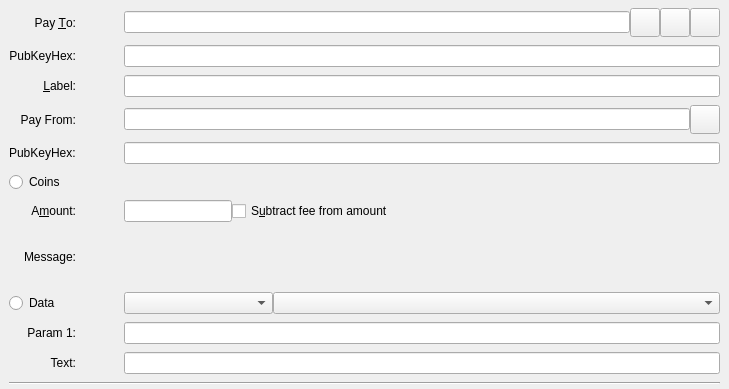
<?xml version="1.0" encoding="UTF-8"?>
<ui version="4.0">
 <class>SendCoinsEntry</class>
 <widget class="QStackedWidget" name="SendCoinsEntry">
  <property name="geometry">
   <rect>
    <x>0</x>
    <y>0</y>
    <width>729</width>
    <height>389</height>
   </rect>
  </property>
  <property name="focusPolicy">
   <enum>Qt::TabFocus</enum>
  </property>
  <property name="autoFillBackground">
   <bool>false</bool>
  </property>
  <property name="currentIndex">
   <number>0</number>
  </property>
  <widget class="QFrame" name="SendCoins">
   <property name="toolTip">
    <string>This is a normal payment.</string>
   </property>
   <property name="frameShape">
    <enum>QFrame::NoFrame</enum>
   </property>
   <layout class="QGridLayout" name="gridLayout">
    <property name="topMargin">
     <number>8</number>
    </property>
    <property name="bottomMargin">
     <number>4</number>
    </property>
    <property name="horizontalSpacing">
     <number>12</number>
    </property>
    <property name="verticalSpacing">
     <number>8</number>
    </property>
    <item row="10" column="0">
     <widget class="QLabel" name="dataBodyTexLabel">
      <property name="text">
       <string>Text:</string>
      </property>
      <property name="alignment">
       <set>Qt::AlignRight|Qt::AlignTrailing|Qt::AlignVCenter</set>
      </property>
     </widget>
    </item>
    <item row="0" column="0">
     <widget class="QLabel" name="payToLabel">
      <property name="text">
       <string>Pay &amp;To:</string>
      </property>
      <property name="alignment">
       <set>Qt::AlignRight|Qt::AlignTrailing|Qt::AlignVCenter</set>
      </property>
      <property name="buddy">
       <cstring>payTo</cstring>
      </property>
     </widget>
    </item>
    <item row="0" column="4">
     <layout class="QHBoxLayout" name="payToLayout">
      <property name="spacing">
       <number>0</number>
      </property>
      <item>
       <widget class="QValidatedLineEdit" name="payTo">
        <property name="toolTip">
         <string>The Bitcoin address to send the payment to</string>
        </property>
       </widget>
      </item>
      <item>
       <widget class="QToolButton" name="addressBookButton">
        <property name="toolTip">
         <string>Choose previously used address</string>
        </property>
        <property name="text">
         <string/>
        </property>
        <property name="icon">
         <iconset resource="../bitcoin.qrc">
          <normaloff>:/icons/address-book</normaloff>:/icons/address-book</iconset>
        </property>
        <property name="iconSize">
         <size>
          <width>22</width>
          <height>22</height>
         </size>
        </property>
        <property name="shortcut">
         <string>Alt+A</string>
        </property>
       </widget>
      </item>
      <item>
       <widget class="QToolButton" name="pasteButton">
        <property name="toolTip">
         <string>Paste address from clipboard</string>
        </property>
        <property name="text">
         <string/>
        </property>
        <property name="icon">
         <iconset resource="../bitcoin.qrc">
          <normaloff>:/icons/editpaste</normaloff>:/icons/editpaste</iconset>
        </property>
        <property name="iconSize">
         <size>
          <width>22</width>
          <height>22</height>
         </size>
        </property>
        <property name="shortcut">
         <string>Alt+P</string>
        </property>
       </widget>
      </item>
      <item>
       <widget class="QToolButton" name="deleteButton">
        <property name="toolTip">
         <string>Remove this entry</string>
        </property>
        <property name="text">
         <string/>
        </property>
        <property name="icon">
         <iconset resource="../bitcoin.qrc">
          <normaloff>:/icons/remove</normaloff>:/icons/remove</iconset>
        </property>
        <property name="iconSize">
         <size>
          <width>22</width>
          <height>22</height>
         </size>
        </property>
       </widget>
      </item>
     </layout>
    </item>
    <item row="2" column="0">
     <widget class="QLabel" name="labellLabel">
      <property name="text">
       <string>&amp;Label:</string>
      </property>
      <property name="alignment">
       <set>Qt::AlignRight|Qt::AlignTrailing|Qt::AlignVCenter</set>
      </property>
      <property name="buddy">
       <cstring>addAsLabel</cstring>
      </property>
     </widget>
    </item>
    <item row="2" column="4">
     <widget class="QLineEdit" name="addAsLabel">
      <property name="toolTip">
       <string>Enter a label for this address to add it to the list of used addresses</string>
      </property>
     </widget>
    </item>
    <item row="6" column="0">
     <widget class="QLabel" name="amountLabel">
      <property name="text">
       <string>A&amp;mount:</string>
      </property>
      <property name="alignment">
       <set>Qt::AlignRight|Qt::AlignTrailing|Qt::AlignVCenter</set>
      </property>
      <property name="buddy">
       <cstring>payAmount</cstring>
      </property>
     </widget>
    </item>
    <item row="6" column="4">
     <layout class="QHBoxLayout" name="horizontalLayoutAmount" stretch="0,1">
      <item>
       <widget class="BitcoinAmountField" name="payAmount"/>
      </item>
      <item>
       <widget class="QCheckBox" name="checkboxSubtractFeeFromAmount">
        <property name="toolTip">
         <string>The fee will be deducted from the amount being sent. The recipient will receive less bitcoins than you enter in the amount field. If multiple recipients are selected, the fee is split equally.</string>
        </property>
        <property name="text">
         <string>S&amp;ubtract fee from amount</string>
        </property>
       </widget>
      </item>
     </layout>
    </item>
    <item row="8" column="0">
     <widget class="QRadioButton" name="transactionTypeDataRadioButton">
      <property name="text">
       <string>Data</string>
      </property>
     </widget>
    </item>
    <item row="5" column="0">
     <widget class="QRadioButton" name="transactionTypeCoinsRadioButton">
      <property name="text">
       <string>Coins</string>
      </property>
     </widget>
    </item>
    <item row="7" column="0">
     <widget class="QLabel" name="messageLabel">
      <property name="text">
       <string>Message:</string>
      </property>
      <property name="alignment">
       <set>Qt::AlignRight|Qt::AlignTrailing|Qt::AlignVCenter</set>
      </property>
     </widget>
    </item>
    <item row="10" column="4">
     <widget class="QLineEdit" name="dataBodyTextLineEdit"/>
    </item>
    <item row="7" column="4">
     <widget class="QLabel" name="messageTextLabel">
      <property name="toolTip">
       <string>A message that was attached to the bitcoin: URI which will be stored with the transaction for your reference. Note: This message will not be sent over the Bitcoin network.</string>
      </property>
      <property name="textFormat">
       <enum>Qt::PlainText</enum>
      </property>
     </widget>
    </item>
    <item row="8" column="4">
     <layout class="QHBoxLayout" name="horizontalLayoutData" stretch="25,75">
      <item>
       <widget class="QComboBox" name="dataTypeComboBox"/>
      </item>
      <item>
       <widget class="QComboBox" name="encryptionTypeComboBox"/>
      </item>
     </layout>
    </item>
    <item row="9" column="4">
     <widget class="QLineEdit" name="encryptionParam1LineEdit"/>
    </item>
    <item row="11" column="0" colspan="5">
     <widget class="Line" name="line">
      <property name="orientation">
       <enum>Qt::Horizontal</enum>
      </property>
     </widget>
    </item>
    <item row="9" column="0">
     <widget class="QLabel" name="encryptionParam1Label">
      <property name="text">
       <string>Param 1:</string>
      </property>
      <property name="alignment">
       <set>Qt::AlignRight|Qt::AlignTrailing|Qt::AlignVCenter</set>
      </property>
     </widget>
    </item>
    <item row="3" column="0">
     <widget class="QLabel" name="payFromLabel">
      <property name="text">
       <string>Pay From:</string>
      </property>
      <property name="alignment">
       <set>Qt::AlignRight|Qt::AlignTrailing|Qt::AlignVCenter</set>
      </property>
     </widget>
    </item>
    <item row="3" column="4">
     <layout class="QHBoxLayout" name="horizontalLayout">
      <item>
       <widget class="QLineEdit" name="payFrom"/>
      </item>
      <item>
       <widget class="QToolButton" name="addressBookFromButton">
        <property name="text">
         <string/>
        </property>
        <property name="icon">
         <iconset resource="../bitcoin.qrc">
          <normaloff>:/icons/address-book</normaloff>:/icons/address-book</iconset>
        </property>
        <property name="iconSize">
         <size>
          <width>22</width>
          <height>22</height>
         </size>
        </property>
       </widget>
      </item>
     </layout>
    </item>
    <item row="1" column="0">
     <widget class="QLabel" name="payToPubKeyLabel">
      <property name="text">
       <string>PubKeyHex:</string>
      </property>
      <property name="alignment">
       <set>Qt::AlignRight|Qt::AlignTrailing|Qt::AlignVCenter</set>
      </property>
     </widget>
    </item>
    <item row="1" column="4">
     <widget class="QLineEdit" name="payToPubKeyHexLineEdit"/>
    </item>
    <item row="4" column="0">
     <widget class="QLabel" name="payFromPubKeyHexLabel">
      <property name="text">
       <string>PubKeyHex:</string>
      </property>
     </widget>
    </item>
    <item row="4" column="4">
     <widget class="QLineEdit" name="payFromPubKeyHex"/>
    </item>
   </layout>
  </widget>
  <widget class="QFrame" name="SendCoins_UnauthenticatedPaymentRequest">
   <property name="palette">
    <palette>
     <active>
      <colorrole role="WindowText">
       <brush brushstyle="SolidPattern">
        <color alpha="255">
         <red>0</red>
         <green>0</green>
         <blue>0</blue>
        </color>
       </brush>
      </colorrole>
      <colorrole role="Button">
       <brush brushstyle="SolidPattern">
        <color alpha="255">
         <red>255</red>
         <green>255</green>
         <blue>127</blue>
        </color>
       </brush>
      </colorrole>
      <colorrole role="Light">
       <brush brushstyle="SolidPattern">
        <color alpha="255">
         <red>255</red>
         <green>255</green>
         <blue>255</blue>
        </color>
       </brush>
      </colorrole>
      <colorrole role="Midlight">
       <brush brushstyle="SolidPattern">
        <color alpha="255">
         <red>255</red>
         <green>255</green>
         <blue>191</blue>
        </color>
       </brush>
      </colorrole>
      <colorrole role="Dark">
       <brush brushstyle="SolidPattern">
        <color alpha="255">
         <red>127</red>
         <green>127</green>
         <blue>63</blue>
        </color>
       </brush>
      </colorrole>
      <colorrole role="Mid">
       <brush brushstyle="SolidPattern">
        <color alpha="255">
         <red>170</red>
         <green>170</green>
         <blue>84</blue>
        </color>
       </brush>
      </colorrole>
      <colorrole role="Text">
       <brush brushstyle="SolidPattern">
        <color alpha="255">
         <red>0</red>
         <green>0</green>
         <blue>0</blue>
        </color>
       </brush>
      </colorrole>
      <colorrole role="BrightText">
       <brush brushstyle="SolidPattern">
        <color alpha="255">
         <red>255</red>
         <green>255</green>
         <blue>255</blue>
        </color>
       </brush>
      </colorrole>
      <colorrole role="ButtonText">
       <brush brushstyle="SolidPattern">
        <color alpha="255">
         <red>0</red>
         <green>0</green>
         <blue>0</blue>
        </color>
       </brush>
      </colorrole>
      <colorrole role="Base">
       <brush brushstyle="SolidPattern">
        <color alpha="255">
         <red>255</red>
         <green>255</green>
         <blue>255</blue>
        </color>
       </brush>
      </colorrole>
      <colorrole role="Window">
       <brush brushstyle="SolidPattern">
        <color alpha="255">
         <red>255</red>
         <green>255</green>
         <blue>127</blue>
        </color>
       </brush>
      </colorrole>
      <colorrole role="Shadow">
       <brush brushstyle="SolidPattern">
        <color alpha="255">
         <red>0</red>
         <green>0</green>
         <blue>0</blue>
        </color>
       </brush>
      </colorrole>
      <colorrole role="AlternateBase">
       <brush brushstyle="SolidPattern">
        <color alpha="255">
         <red>255</red>
         <green>255</green>
         <blue>191</blue>
        </color>
       </brush>
      </colorrole>
      <colorrole role="ToolTipBase">
       <brush brushstyle="SolidPattern">
        <color alpha="255">
         <red>255</red>
         <green>255</green>
         <blue>220</blue>
        </color>
       </brush>
      </colorrole>
      <colorrole role="ToolTipText">
       <brush brushstyle="SolidPattern">
        <color alpha="255">
         <red>0</red>
         <green>0</green>
         <blue>0</blue>
        </color>
       </brush>
      </colorrole>
     </active>
     <inactive>
      <colorrole role="WindowText">
       <brush brushstyle="SolidPattern">
        <color alpha="255">
         <red>0</red>
         <green>0</green>
         <blue>0</blue>
        </color>
       </brush>
      </colorrole>
      <colorrole role="Button">
       <brush brushstyle="SolidPattern">
        <color alpha="255">
         <red>255</red>
         <green>255</green>
         <blue>127</blue>
        </color>
       </brush>
      </colorrole>
      <colorrole role="Light">
       <brush brushstyle="SolidPattern">
        <color alpha="255">
         <red>255</red>
         <green>255</green>
         <blue>255</blue>
        </color>
       </brush>
      </colorrole>
      <colorrole role="Midlight">
       <brush brushstyle="SolidPattern">
        <color alpha="255">
         <red>255</red>
         <green>255</green>
         <blue>191</blue>
        </color>
       </brush>
      </colorrole>
      <colorrole role="Dark">
       <brush brushstyle="SolidPattern">
        <color alpha="255">
         <red>127</red>
         <green>127</green>
         <blue>63</blue>
        </color>
       </brush>
      </colorrole>
      <colorrole role="Mid">
       <brush brushstyle="SolidPattern">
        <color alpha="255">
         <red>170</red>
         <green>170</green>
         <blue>84</blue>
        </color>
       </brush>
      </colorrole>
      <colorrole role="Text">
       <brush brushstyle="SolidPattern">
        <color alpha="255">
         <red>0</red>
         <green>0</green>
         <blue>0</blue>
        </color>
       </brush>
      </colorrole>
      <colorrole role="BrightText">
       <brush brushstyle="SolidPattern">
        <color alpha="255">
         <red>255</red>
         <green>255</green>
         <blue>255</blue>
        </color>
       </brush>
      </colorrole>
      <colorrole role="ButtonText">
       <brush brushstyle="SolidPattern">
        <color alpha="255">
         <red>0</red>
         <green>0</green>
         <blue>0</blue>
        </color>
       </brush>
      </colorrole>
      <colorrole role="Base">
       <brush brushstyle="SolidPattern">
        <color alpha="255">
         <red>255</red>
         <green>255</green>
         <blue>255</blue>
        </color>
       </brush>
      </colorrole>
      <colorrole role="Window">
       <brush brushstyle="SolidPattern">
        <color alpha="255">
         <red>255</red>
         <green>255</green>
         <blue>127</blue>
        </color>
       </brush>
      </colorrole>
      <colorrole role="Shadow">
       <brush brushstyle="SolidPattern">
        <color alpha="255">
         <red>0</red>
         <green>0</green>
         <blue>0</blue>
        </color>
       </brush>
      </colorrole>
      <colorrole role="AlternateBase">
       <brush brushstyle="SolidPattern">
        <color alpha="255">
         <red>255</red>
         <green>255</green>
         <blue>191</blue>
        </color>
       </brush>
      </colorrole>
      <colorrole role="ToolTipBase">
       <brush brushstyle="SolidPattern">
        <color alpha="255">
         <red>255</red>
         <green>255</green>
         <blue>220</blue>
        </color>
       </brush>
      </colorrole>
      <colorrole role="ToolTipText">
       <brush brushstyle="SolidPattern">
        <color alpha="255">
         <red>0</red>
         <green>0</green>
         <blue>0</blue>
        </color>
       </brush>
      </colorrole>
     </inactive>
     <disabled>
      <colorrole role="WindowText">
       <brush brushstyle="SolidPattern">
        <color alpha="255">
         <red>127</red>
         <green>127</green>
         <blue>63</blue>
        </color>
       </brush>
      </colorrole>
      <colorrole role="Button">
       <brush brushstyle="SolidPattern">
        <color alpha="255">
         <red>255</red>
         <green>255</green>
         <blue>127</blue>
        </color>
       </brush>
      </colorrole>
      <colorrole role="Light">
       <brush brushstyle="SolidPattern">
        <color alpha="255">
         <red>255</red>
         <green>255</green>
         <blue>255</blue>
        </color>
       </brush>
      </colorrole>
      <colorrole role="Midlight">
       <brush brushstyle="SolidPattern">
        <color alpha="255">
         <red>255</red>
         <green>255</green>
         <blue>191</blue>
        </color>
       </brush>
      </colorrole>
      <colorrole role="Dark">
       <brush brushstyle="SolidPattern">
        <color alpha="255">
         <red>127</red>
         <green>127</green>
         <blue>63</blue>
        </color>
       </brush>
      </colorrole>
      <colorrole role="Mid">
       <brush brushstyle="SolidPattern">
        <color alpha="255">
         <red>170</red>
         <green>170</green>
         <blue>84</blue>
        </color>
       </brush>
      </colorrole>
      <colorrole role="Text">
       <brush brushstyle="SolidPattern">
        <color alpha="255">
         <red>127</red>
         <green>127</green>
         <blue>63</blue>
        </color>
       </brush>
      </colorrole>
      <colorrole role="BrightText">
       <brush brushstyle="SolidPattern">
        <color alpha="255">
         <red>255</red>
         <green>255</green>
         <blue>255</blue>
        </color>
       </brush>
      </colorrole>
      <colorrole role="ButtonText">
       <brush brushstyle="SolidPattern">
        <color alpha="255">
         <red>127</red>
         <green>127</green>
         <blue>63</blue>
        </color>
       </brush>
      </colorrole>
      <colorrole role="Base">
       <brush brushstyle="SolidPattern">
        <color alpha="255">
         <red>255</red>
         <green>255</green>
         <blue>127</blue>
        </color>
       </brush>
      </colorrole>
      <colorrole role="Window">
       <brush brushstyle="SolidPattern">
        <color alpha="255">
         <red>255</red>
         <green>255</green>
         <blue>127</blue>
        </color>
       </brush>
      </colorrole>
      <colorrole role="Shadow">
       <brush brushstyle="SolidPattern">
        <color alpha="255">
         <red>0</red>
         <green>0</green>
         <blue>0</blue>
        </color>
       </brush>
      </colorrole>
      <colorrole role="AlternateBase">
       <brush brushstyle="SolidPattern">
        <color alpha="255">
         <red>255</red>
         <green>255</green>
         <blue>127</blue>
        </color>
       </brush>
      </colorrole>
      <colorrole role="ToolTipBase">
       <brush brushstyle="SolidPattern">
        <color alpha="255">
         <red>255</red>
         <green>255</green>
         <blue>220</blue>
        </color>
       </brush>
      </colorrole>
      <colorrole role="ToolTipText">
       <brush brushstyle="SolidPattern">
        <color alpha="255">
         <red>0</red>
         <green>0</green>
         <blue>0</blue>
        </color>
       </brush>
      </colorrole>
     </disabled>
    </palette>
   </property>
   <property name="toolTip">
    <string>This is an unauthenticated payment request.</string>
   </property>
   <property name="autoFillBackground">
    <bool>true</bool>
   </property>
   <property name="frameShape">
    <enum>QFrame::NoFrame</enum>
   </property>
   <layout class="QGridLayout" name="gridLayout_is">
    <property name="spacing">
     <number>12</number>
    </property>
    <item row="0" column="0">
     <widget class="QLabel" name="payToLabel_is">
      <property name="text">
       <string>Pay To:</string>
      </property>
      <property name="alignment">
       <set>Qt::AlignRight|Qt::AlignTrailing|Qt::AlignVCenter</set>
      </property>
     </widget>
    </item>
    <item row="0" column="1">
     <layout class="QHBoxLayout" name="payToLayout_is">
      <property name="spacing">
       <number>0</number>
      </property>
      <item>
       <widget class="QLabel" name="payTo_is"/>
      </item>
      <item>
       <widget class="QToolButton" name="deleteButton_is">
        <property name="toolTip">
         <string>Remove this entry</string>
        </property>
        <property name="text">
         <string/>
        </property>
        <property name="icon">
         <iconset resource="../bitcoin.qrc">
          <normaloff>:/icons/remove</normaloff>:/icons/remove</iconset>
        </property>
       </widget>
      </item>
     </layout>
    </item>
    <item row="1" column="0">
     <widget class="QLabel" name="memoLabel_is">
      <property name="text">
       <string>Memo:</string>
      </property>
      <property name="alignment">
       <set>Qt::AlignRight|Qt::AlignTrailing|Qt::AlignVCenter</set>
      </property>
     </widget>
    </item>
    <item row="1" column="1">
     <widget class="QLabel" name="memoTextLabel_is">
      <property name="textFormat">
       <enum>Qt::PlainText</enum>
      </property>
     </widget>
    </item>
    <item row="2" column="0">
     <widget class="QLabel" name="amountLabel_is">
      <property name="text">
       <string>A&amp;mount:</string>
      </property>
      <property name="alignment">
       <set>Qt::AlignRight|Qt::AlignTrailing|Qt::AlignVCenter</set>
      </property>
      <property name="buddy">
       <cstring>payAmount_is</cstring>
      </property>
     </widget>
    </item>
    <item row="2" column="1">
     <widget class="BitcoinAmountField" name="payAmount_is">
      <property name="acceptDrops">
       <bool>false</bool>
      </property>
     </widget>
    </item>
   </layout>
  </widget>
  <widget class="QFrame" name="SendCoins_AuthenticatedPaymentRequest">
   <property name="palette">
    <palette>
     <active>
      <colorrole role="WindowText">
       <brush brushstyle="SolidPattern">
        <color alpha="255">
         <red>0</red>
         <green>0</green>
         <blue>0</blue>
        </color>
       </brush>
      </colorrole>
      <colorrole role="Button">
       <brush brushstyle="SolidPattern">
        <color alpha="255">
         <red>140</red>
         <green>232</green>
         <blue>119</blue>
        </color>
       </brush>
      </colorrole>
      <colorrole role="Light">
       <brush brushstyle="SolidPattern">
        <color alpha="255">
         <red>230</red>
         <green>255</green>
         <blue>224</blue>
        </color>
       </brush>
      </colorrole>
      <colorrole role="Midlight">
       <brush brushstyle="SolidPattern">
        <color alpha="255">
         <red>185</red>
         <green>243</green>
         <blue>171</blue>
        </color>
       </brush>
      </colorrole>
      <colorrole role="Dark">
       <brush brushstyle="SolidPattern">
        <color alpha="255">
         <red>70</red>
         <green>116</green>
         <blue>59</blue>
        </color>
       </brush>
      </colorrole>
      <colorrole role="Mid">
       <brush brushstyle="SolidPattern">
        <color alpha="255">
         <red>93</red>
         <green>155</green>
         <blue>79</blue>
        </color>
       </brush>
      </colorrole>
      <colorrole role="Text">
       <brush brushstyle="SolidPattern">
        <color alpha="255">
         <red>0</red>
         <green>0</green>
         <blue>0</blue>
        </color>
       </brush>
      </colorrole>
      <colorrole role="BrightText">
       <brush brushstyle="SolidPattern">
        <color alpha="255">
         <red>155</red>
         <green>255</green>
         <blue>147</blue>
        </color>
       </brush>
      </colorrole>
      <colorrole role="ButtonText">
       <brush brushstyle="SolidPattern">
        <color alpha="255">
         <red>0</red>
         <green>0</green>
         <blue>0</blue>
        </color>
       </brush>
      </colorrole>
      <colorrole role="Base">
       <brush brushstyle="SolidPattern">
        <color alpha="255">
         <red>119</red>
         <green>255</green>
         <blue>233</blue>
        </color>
       </brush>
      </colorrole>
      <colorrole role="Window">
       <brush brushstyle="SolidPattern">
        <color alpha="255">
         <red>140</red>
         <green>232</green>
         <blue>119</blue>
        </color>
       </brush>
      </colorrole>
      <colorrole role="Shadow">
       <brush brushstyle="SolidPattern">
        <color alpha="255">
         <red>0</red>
         <green>0</green>
         <blue>0</blue>
        </color>
       </brush>
      </colorrole>
      <colorrole role="AlternateBase">
       <brush brushstyle="SolidPattern">
        <color alpha="255">
         <red>197</red>
         <green>243</green>
         <blue>187</blue>
        </color>
       </brush>
      </colorrole>
      <colorrole role="NoRole">
       <brush brushstyle="SolidPattern">
        <color alpha="255">
         <red>125</red>
         <green>194</green>
         <blue>122</blue>
        </color>
       </brush>
      </colorrole>
      <colorrole role="ToolTipBase">
       <brush brushstyle="SolidPattern">
        <color alpha="255">
         <red>255</red>
         <green>255</green>
         <blue>220</blue>
        </color>
       </brush>
      </colorrole>
      <colorrole role="ToolTipText">
       <brush brushstyle="SolidPattern">
        <color alpha="255">
         <red>0</red>
         <green>0</green>
         <blue>0</blue>
        </color>
       </brush>
      </colorrole>
     </active>
     <inactive>
      <colorrole role="WindowText">
       <brush brushstyle="SolidPattern">
        <color alpha="255">
         <red>0</red>
         <green>0</green>
         <blue>0</blue>
        </color>
       </brush>
      </colorrole>
      <colorrole role="Button">
       <brush brushstyle="SolidPattern">
        <color alpha="255">
         <red>140</red>
         <green>232</green>
         <blue>119</blue>
        </color>
       </brush>
      </colorrole>
      <colorrole role="Light">
       <brush brushstyle="SolidPattern">
        <color alpha="255">
         <red>230</red>
         <green>255</green>
         <blue>224</blue>
        </color>
       </brush>
      </colorrole>
      <colorrole role="Midlight">
       <brush brushstyle="SolidPattern">
        <color alpha="255">
         <red>185</red>
         <green>243</green>
         <blue>171</blue>
        </color>
       </brush>
      </colorrole>
      <colorrole role="Dark">
       <brush brushstyle="SolidPattern">
        <color alpha="255">
         <red>70</red>
         <green>116</green>
         <blue>59</blue>
        </color>
       </brush>
      </colorrole>
      <colorrole role="Mid">
       <brush brushstyle="SolidPattern">
        <color alpha="255">
         <red>93</red>
         <green>155</green>
         <blue>79</blue>
        </color>
       </brush>
      </colorrole>
      <colorrole role="Text">
       <brush brushstyle="SolidPattern">
        <color alpha="255">
         <red>0</red>
         <green>0</green>
         <blue>0</blue>
        </color>
       </brush>
      </colorrole>
      <colorrole role="BrightText">
       <brush brushstyle="SolidPattern">
        <color alpha="255">
         <red>155</red>
         <green>255</green>
         <blue>147</blue>
        </color>
       </brush>
      </colorrole>
      <colorrole role="ButtonText">
       <brush brushstyle="SolidPattern">
        <color alpha="255">
         <red>0</red>
         <green>0</green>
         <blue>0</blue>
        </color>
       </brush>
      </colorrole>
      <colorrole role="Base">
       <brush brushstyle="SolidPattern">
        <color alpha="255">
         <red>119</red>
         <green>255</green>
         <blue>233</blue>
        </color>
       </brush>
      </colorrole>
      <colorrole role="Window">
       <brush brushstyle="SolidPattern">
        <color alpha="255">
         <red>140</red>
         <green>232</green>
         <blue>119</blue>
        </color>
       </brush>
      </colorrole>
      <colorrole role="Shadow">
       <brush brushstyle="SolidPattern">
        <color alpha="255">
         <red>0</red>
         <green>0</green>
         <blue>0</blue>
        </color>
       </brush>
      </colorrole>
      <colorrole role="AlternateBase">
       <brush brushstyle="SolidPattern">
        <color alpha="255">
         <red>197</red>
         <green>243</green>
         <blue>187</blue>
        </color>
       </brush>
      </colorrole>
      <colorrole role="NoRole">
       <brush brushstyle="SolidPattern">
        <color alpha="255">
         <red>125</red>
         <green>194</green>
         <blue>122</blue>
        </color>
       </brush>
      </colorrole>
      <colorrole role="ToolTipBase">
       <brush brushstyle="SolidPattern">
        <color alpha="255">
         <red>255</red>
         <green>255</green>
         <blue>220</blue>
        </color>
       </brush>
      </colorrole>
      <colorrole role="ToolTipText">
       <brush brushstyle="SolidPattern">
        <color alpha="255">
         <red>0</red>
         <green>0</green>
         <blue>0</blue>
        </color>
       </brush>
      </colorrole>
     </inactive>
     <disabled>
      <colorrole role="WindowText">
       <brush brushstyle="SolidPattern">
        <color alpha="255">
         <red>70</red>
         <green>116</green>
         <blue>59</blue>
        </color>
       </brush>
      </colorrole>
      <colorrole role="Button">
       <brush brushstyle="SolidPattern">
        <color alpha="255">
         <red>140</red>
         <green>232</green>
         <blue>119</blue>
        </color>
       </brush>
      </colorrole>
      <colorrole role="Light">
       <brush brushstyle="SolidPattern">
        <color alpha="255">
         <red>230</red>
         <green>255</green>
         <blue>224</blue>
        </color>
       </brush>
      </colorrole>
      <colorrole role="Midlight">
       <brush brushstyle="SolidPattern">
        <color alpha="255">
         <red>185</red>
         <green>243</green>
         <blue>171</blue>
        </color>
       </brush>
      </colorrole>
      <colorrole role="Dark">
       <brush brushstyle="SolidPattern">
        <color alpha="255">
         <red>70</red>
         <green>116</green>
         <blue>59</blue>
        </color>
       </brush>
      </colorrole>
      <colorrole role="Mid">
       <brush brushstyle="SolidPattern">
        <color alpha="255">
         <red>93</red>
         <green>155</green>
         <blue>79</blue>
        </color>
       </brush>
      </colorrole>
      <colorrole role="Text">
       <brush brushstyle="SolidPattern">
        <color alpha="255">
         <red>70</red>
         <green>116</green>
         <blue>59</blue>
        </color>
       </brush>
      </colorrole>
      <colorrole role="BrightText">
       <brush brushstyle="SolidPattern">
        <color alpha="255">
         <red>155</red>
         <green>255</green>
         <blue>147</blue>
        </color>
       </brush>
      </colorrole>
      <colorrole role="ButtonText">
       <brush brushstyle="SolidPattern">
        <color alpha="255">
         <red>70</red>
         <green>116</green>
         <blue>59</blue>
        </color>
       </brush>
      </colorrole>
      <colorrole role="Base">
       <brush brushstyle="SolidPattern">
        <color alpha="255">
         <red>140</red>
         <green>232</green>
         <blue>119</blue>
        </color>
       </brush>
      </colorrole>
      <colorrole role="Window">
       <brush brushstyle="SolidPattern">
        <color alpha="255">
         <red>140</red>
         <green>232</green>
         <blue>119</blue>
        </color>
       </brush>
      </colorrole>
      <colorrole role="Shadow">
       <brush brushstyle="SolidPattern">
        <color alpha="255">
         <red>0</red>
         <green>0</green>
         <blue>0</blue>
        </color>
       </brush>
      </colorrole>
      <colorrole role="AlternateBase">
       <brush brushstyle="SolidPattern">
        <color alpha="255">
         <red>140</red>
         <green>232</green>
         <blue>119</blue>
        </color>
       </brush>
      </colorrole>
      <colorrole role="NoRole">
       <brush brushstyle="SolidPattern">
        <color alpha="255">
         <red>125</red>
         <green>194</green>
         <blue>122</blue>
        </color>
       </brush>
      </colorrole>
      <colorrole role="ToolTipBase">
       <brush brushstyle="SolidPattern">
        <color alpha="255">
         <red>255</red>
         <green>255</green>
         <blue>220</blue>
        </color>
       </brush>
      </colorrole>
      <colorrole role="ToolTipText">
       <brush brushstyle="SolidPattern">
        <color alpha="255">
         <red>0</red>
         <green>0</green>
         <blue>0</blue>
        </color>
       </brush>
      </colorrole>
     </disabled>
    </palette>
   </property>
   <property name="toolTip">
    <string>This is an authenticated payment request.</string>
   </property>
   <property name="autoFillBackground">
    <bool>true</bool>
   </property>
   <property name="frameShape">
    <enum>QFrame::NoFrame</enum>
   </property>
   <layout class="QGridLayout" name="gridLayout_s">
    <property name="spacing">
     <number>12</number>
    </property>
    <item row="0" column="0">
     <widget class="QLabel" name="payToLabel_s">
      <property name="text">
       <string>Pay To:</string>
      </property>
      <property name="alignment">
       <set>Qt::AlignRight|Qt::AlignTrailing|Qt::AlignVCenter</set>
      </property>
     </widget>
    </item>
    <item row="0" column="1">
     <layout class="QHBoxLayout" name="payToLayout_s">
      <property name="spacing">
       <number>0</number>
      </property>
      <item>
       <widget class="QLabel" name="payTo_s">
        <property name="textFormat">
         <enum>Qt::PlainText</enum>
        </property>
       </widget>
      </item>
      <item>
       <widget class="QToolButton" name="deleteButton_s">
        <property name="toolTip">
         <string>Remove this entry</string>
        </property>
        <property name="text">
         <string/>
        </property>
        <property name="icon">
         <iconset resource="../bitcoin.qrc">
          <normaloff>:/icons/remove</normaloff>:/icons/remove</iconset>
        </property>
       </widget>
      </item>
     </layout>
    </item>
    <item row="1" column="0">
     <widget class="QLabel" name="memoLabel_s">
      <property name="text">
       <string>Memo:</string>
      </property>
      <property name="alignment">
       <set>Qt::AlignRight|Qt::AlignTrailing|Qt::AlignVCenter</set>
      </property>
     </widget>
    </item>
    <item row="1" column="1">
     <widget class="QLabel" name="memoTextLabel_s">
      <property name="textFormat">
       <enum>Qt::PlainText</enum>
      </property>
     </widget>
    </item>
    <item row="2" column="0">
     <widget class="QLabel" name="amountLabel_s">
      <property name="text">
       <string>A&amp;mount:</string>
      </property>
      <property name="alignment">
       <set>Qt::AlignRight|Qt::AlignTrailing|Qt::AlignVCenter</set>
      </property>
      <property name="buddy">
       <cstring>payAmount_s</cstring>
      </property>
     </widget>
    </item>
    <item row="2" column="1">
     <widget class="BitcoinAmountField" name="payAmount_s">
      <property name="acceptDrops">
       <bool>false</bool>
      </property>
     </widget>
    </item>
   </layout>
  </widget>
 </widget>
 <customwidgets>
  <customwidget>
   <class>QValidatedLineEdit</class>
   <extends>QLineEdit</extends>
   <header>qvalidatedlineedit.h</header>
  </customwidget>
  <customwidget>
   <class>BitcoinAmountField</class>
   <extends>QLineEdit</extends>
   <header>bitcoinamountfield.h</header>
   <container>1</container>
  </customwidget>
 </customwidgets>
 <tabstops>
  <tabstop>payTo</tabstop>
  <tabstop>addressBookButton</tabstop>
  <tabstop>pasteButton</tabstop>
  <tabstop>deleteButton</tabstop>
  <tabstop>addAsLabel</tabstop>
  <tabstop>payAmount</tabstop>
  <tabstop>payAmount_is</tabstop>
  <tabstop>deleteButton_is</tabstop>
  <tabstop>payAmount_s</tabstop>
  <tabstop>deleteButton_s</tabstop>
 </tabstops>
 <resources>
  <include location="../bitcoin.qrc"/>
 </resources>
 <connections/>
</ui>
